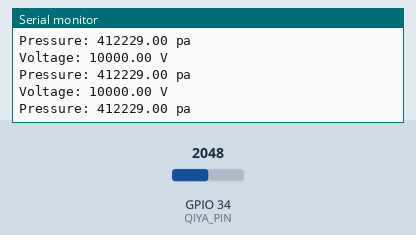
Recording of a sketch running on a simulated ESP32. Shown: the last lines printed to the serial monitor. The inputs (shaded band) are chosen by the test bench; at power-on: GPIO 34 (QIYA_PIN) = 2048.

Above: at 1.3 s.
1.4 s: GPIO 34 (QIYA_PIN) set to 2866
At 1.9 s:
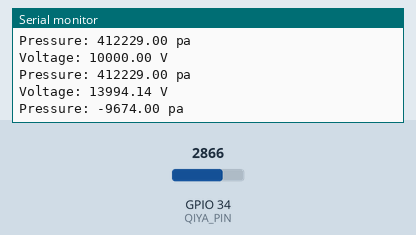
2.9 s: GPIO 34 (QIYA_PIN) set to 3603
At 3.4 s:
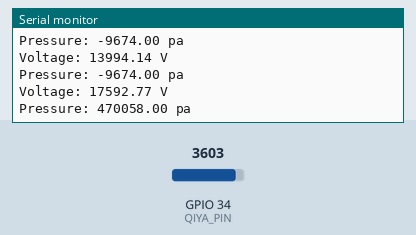
Timing chart, 0 to 5.9 s (numbered marks = the images above; inputs shaded):
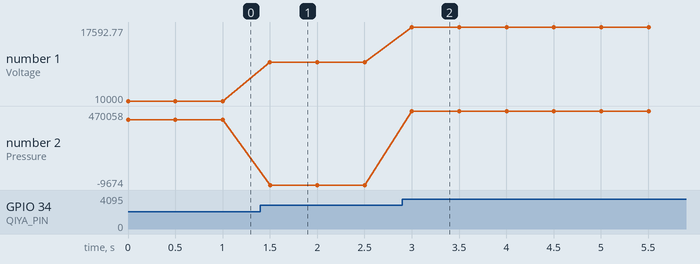

The sketch:

QIYA-SENSOR.ino
```cpp
/******************************************************************************
Flex_Sensor_Example.ino
Create a voltage divider circuit combining a flex sensor with a 100k resistor.
As the resistance of the flex sensor increases (meaning it's being bent), the
voltage at A0 should decrease.
Development environment specifics:
Arduino 1.6.7
******************************************************************************/
//const int QIYA_PIN = A1; // 电压采集接口
const int QIYA_PIN = 34;
const float VCC =5000.0; // 模块供电电压，ADC参考电压为V
const float Voltage_100kpa =500; // 标准大气压电压值mV  校准时需修改
const float Voltage_700kpa =5000 ; // 满量程输出电压值mV  需修改
const float Pressure_100kpa =100000; // 标准大气压pa
const float Pressure_700kpa =700000 ; // 满量程气压pa
void setup()
{
  Serial.begin(9600);
  pinMode(QIYA_PIN, INPUT);
 }
void loop()
{
  int P_ADC=analogRead(QIYA_PIN);
  float Pressure_V=P_ADC* VCC / 1024.0;
  Serial.println("Voltage: "+String(Pressure_V) +" V");
  float pressure = map(Pressure_V, Voltage_100kpa, Voltage_700kpa,Pressure_100kpa, Pressure_700kpa);
  Serial.println("Pressure: "+String(pressure) +" pa");
  Serial.println();

  delay(500);
  }
```

Measured:
- after the input at 1.4 s, the serial monitor: prints a new line after 0.10 s (image 1)
- after the input at 2.9 s, the serial monitor: prints a new line after 0.10 s (image 2)
- plotted number 1: 10000 → 13994.14 after the input at 1.4 s, 13994.14 → 17592.77 after the input at 2.9 s
- plotted number 2: 412229 → -9674 after the input at 1.4 s, -9674 → 470058 after the input at 2.9 s
